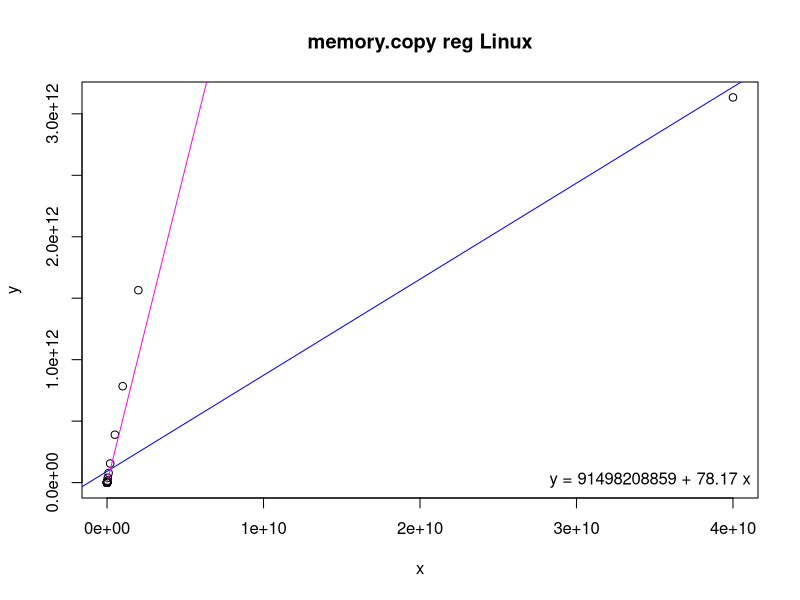
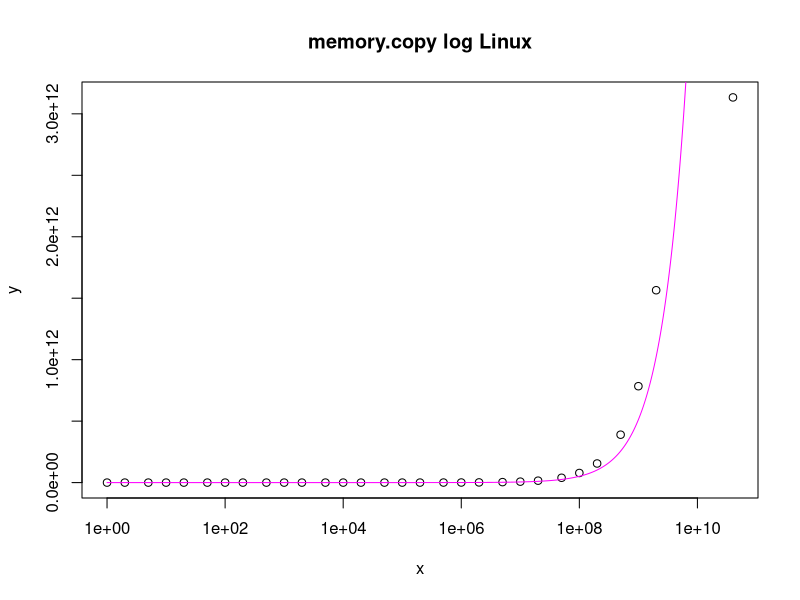

Source code (R) for these figures, in order:
# Input data
x <- c(1,2,5,10,20,50,100,200,500,1000,2000,5000,10000,20000,50000,100000,200000,500000,1000000,2000000,5000000,10000000,20000000,50000000,100000000,200000000,500000000,1000000000,2000000000,40000000000)
y <- c(4433500,4447900,4448700,4442500,4452100,4558100,4570700,4581700,4591600,4614000,4623800,7936800,11177000,17512000,43075000,80194000,156880000,386500000,765290000,1528700000,3840800000,7702000000,15617000000,39220000000,78225000000,155420000000,389660000000,784200000000,1565000000000,3133700000000)

# Linear regression
model <- lm(y ~ x)
coefs <- coef(model)

# Print regression coefficients
print(coefs)

# Estimating function
fe <- function(x) {
  5000000 + (((x + 64 - 1) / 64) * 32768)
}

# Estimated values
xe <- seq(1, 40000000000, by = 10000)
ye <- fe(xe)

png("memory-copy-reg.png")
plot(x, y, main = "memory.copy reg Linux")
abline(model, col = "blue")
lines(xe, ye, col = "magenta")
legend("bottomright", legend = sprintf("y = %.0f + %.2f x", coefs[1], coefs[2]), bty = "n")

png("memory-copy-log.png")
plot(x, y, log = "x", main = "memory.copy log Linux")
lines(xe, ye, col = "magenta")
